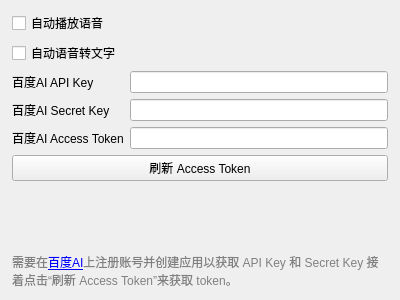
<?xml version="1.0" encoding="UTF-8"?>
<ui version="4.0">
 <class>SpeechWidget</class>
 <widget class="QWidget" name="SpeechWidget">
  <property name="geometry">
   <rect>
    <x>0</x>
    <y>0</y>
    <width>400</width>
    <height>300</height>
   </rect>
  </property>
  <property name="windowTitle">
   <string>Form</string>
  </property>
  <layout class="QVBoxLayout" name="verticalLayout">
   <property name="leftMargin">
    <number>12</number>
   </property>
   <property name="rightMargin">
    <number>12</number>
   </property>
   <item>
    <widget class="QCheckBox" name="autoPlaySpeechCheck">
     <property name="text">
      <string>自动播放语音</string>
     </property>
    </widget>
   </item>
   <item>
    <widget class="QCheckBox" name="autoTransSpeechCheck">
     <property name="toolTip">
      <string>&lt;html&gt;&lt;head/&gt;&lt;body&gt;&lt;p&gt;需要获取到token才可使用&lt;/p&gt;&lt;/body&gt;&lt;/html&gt;</string>
     </property>
     <property name="text">
      <string>自动语音转文字</string>
     </property>
    </widget>
   </item>
   <item>
    <layout class="QGridLayout" name="gridLayout">
     <property name="topMargin">
      <number>0</number>
     </property>
     <item row="2" column="0">
      <widget class="QLabel" name="label_3">
       <property name="text">
        <string>百度AI Access Token</string>
       </property>
      </widget>
     </item>
     <item row="1" column="0">
      <widget class="QLabel" name="label_2">
       <property name="text">
        <string>百度AI Secret Key</string>
       </property>
      </widget>
     </item>
     <item row="0" column="0">
      <widget class="QLabel" name="label">
       <property name="text">
        <string>百度AI API Key</string>
       </property>
      </widget>
     </item>
     <item row="0" column="1">
      <widget class="QLineEdit" name="baiduSpeechApiKey"/>
     </item>
     <item row="1" column="1">
      <widget class="QLineEdit" name="baiduSpeechSecretKey"/>
     </item>
     <item row="2" column="1">
      <widget class="QLineEdit" name="baiduSpeechAccessTokenEdit"/>
     </item>
    </layout>
   </item>
   <item>
    <widget class="QPushButton" name="refreshAccessTokenButton">
     <property name="text">
      <string>刷新 Access Token</string>
     </property>
    </widget>
   </item>
   <item>
    <spacer name="verticalSpacer_2">
     <property name="orientation">
      <enum>Qt::Vertical</enum>
     </property>
     <property name="sizeHint" stdset="0">
      <size>
       <width>20</width>
       <height>40</height>
      </size>
     </property>
    </spacer>
   </item>
   <item>
    <widget class="QLabel" name="label_4">
     <property name="styleSheet">
      <string notr="true">color: gray;</string>
     </property>
     <property name="text">
      <string>需要在&lt;a href=&quot;https://console.bce.baidu.com/ai&quot;&gt;&lt;span style=&quot; text-decoration: underline; color:#0000ff;&quot;&gt;百度AI&lt;/span&gt;&lt;/a&gt;上注册账号并创建应用以获取 API Key 和 Secret Key
接着点击“刷新 Access Token”来获取 token。</string>
     </property>
     <property name="wordWrap">
      <bool>true</bool>
     </property>
    </widget>
   </item>
  </layout>
 </widget>
 <resources/>
 <connections/>
</ui>
